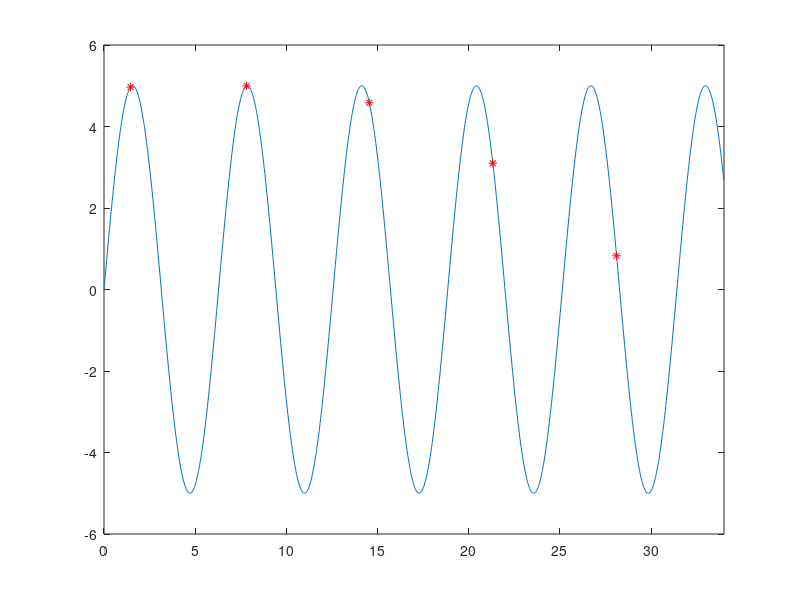

Write MATLAB code to recreate this figure.
  %this is PHASE 1 just create bots and intensity on sinewave
  close all;
  clc;
  clear;
  
  pp =input('no. of peaks :');
  nn = 6.6*pp+1;
  x = 0:0.03:nn;
  y = 5*sin(x);
  peaks = zeros(pp,2);
   
  %FINDING PEAK VALUE OF SINE WAVE 
    p = 0;
  y3 = 0;
  for(i=0:0.1:10)
      y2 = 5*sin(i);
      if(y3 <= y2)
          p = i;
          y3 = y2;
      end
  end
  z = 5*sin(p);
  peaks(pp+1,1) = p;
  peaks(pp+1,2) = z;
 
  
  p2 = zeros(1,pp);
  z2 = zeros(1,pp);
  for i=1:1:pp
      p2(i) = p+(2*i*pi);
      z2(i) = 5*sin(p2(i));
      peaks(i,1) = p2(i);
      peaks(i,2) = z2(i);
      
  end
 

  
  in = input('enter the number of bots :');
  X = zeros(in+1+pp,2);
  X1 = zeros(in+1,2);
  
  range = nn/in;
  int = zeros(1,in);
  m=1;
  for(k=1:range:nn)
         int(m) = k;
         m = m + 1;
  end
  for(i=1:1:in)
      po = int(i);
      y1 = 5*sin(po);
      X1(i,1) = po;
      X1(i,2) = y1;
      
  end
  
  X1(in+1,1) = p;
  X1(in+1,2) = z;
  X1;
  X2 = zeros(pp,2);
 
  for i=1:1:pp
      X2(i,1) = p2(i);
      X2(i,2) = z2(i);
  end
  X2;
  
  X = [X1;X2]; 

  it = input('No. of Iteration : ');
  swarm = zeros(in,2,it);
 for(ii=1:1:it)
      %this is PHASE2 uv updation of each bot
  uv = zeros(1,in+(pp+1));
  for(i=1:1:in+(pp+1))
      uv(i) = max(0,0.5*uv(i) + 10*X(i,2));
  end

  
  
  %this is PHASE3 uv distribution of each  bot
  d = zeros(in+(pp+1),in+(pp+1));
  for(i=1:1:in+(pp+1))
      for(j=1:1:in+(pp+1))
          if(i~=j)
          d(i,j) = abs(X(i,1) - X(j,1));
          end
      end
  end
  d;
  
  uvd = zeros(in+(pp+1),in+(pp+1));
  for(i=1:1:in+pp+1)
      for(j=1:1:in+pp+1)
          if(i~=j)
          uvd(i,j) = uv(i) .* (  inv(d(i,j)) / inv(sum(d(i,:)))  );
          end
      end
  end
  
  uvd;
  
 %this is PHASE4 Choosing LMATE
  lm = zeros(1,in);
uvfake = uv;
  for(i=1:1:in)
     for(j=1:1:in+(pp+1))
         if uvfake(i) <= uvd(j,i)
             uvfake(i) = uvd(j,i);
             lm(i) = j;
         end
     end
  end
  lm;
  
  
  %this is PHASE5 update bot position
  X ;
 for(i=1:1:in)
     num =  ( X(lm(i),1)-X(i,1) );
     den = sqrt( X(lm(i),1)^2 + X(i,1)^2 );
     X(i,1) = X(i,1) + ( 0.5 * ( num / den ) );
     X(i,2) = 5*sin(X(i,1));
     swarm(i,1,ii) = X(i,1);
     swarm(i,2,ii) = X(i,2);
 end



 end
 
 %% plotting section
 
 
 for(i = 1:1:it)
     
      clf;
      plot(x,y);
      hold on;
      xlim([0 nn]);                                 
      ylim([-6 6]);
      plot(swarm(1:in,1,i),swarm(1:in,2,i),'r*');
      pause(0.1);
     
end
 
fprintf('Maximum intensity on sinwave is : %d',X(in+(pp+1),2));

        
  
  
         
                  
          
  
          
  
  
  
  
  
  
  
  